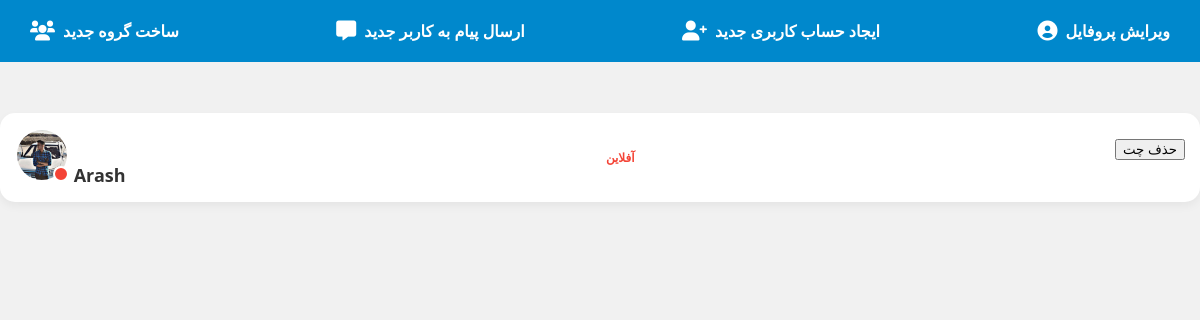
The app's page / (signed in) with its own data.
### lovegram/models.py (models this page shows, shortened)
class Chat(models.Model):
    name = models.CharField(max_length=255, blank=True, null=True)
    participants = models.ManyToManyField(User, related_name='chats')
    is_group = models.BooleanField(default=False)

class Profile(models.Model):
    user = models.OneToOneField(User, on_delete=models.CASCADE, related_name="profile")
    bio = models.TextField(blank=True, null=True)
    avatar = models.ImageField(upload_to="profile_pics/", blank=True, null=True)

class User(AbstractUser):
    phone_number = models.CharField(max_length=15, unique=True, verbose_name="شماره تلفن")
    is_verified = models.BooleanField(default=False, verbose_name="تأیید شده")
    is_online = models.BooleanField(default=False)
    last_activity = models.DateTimeField(null=True, blank=True)
    class Meta:
        verbose_name = "User"
        verbose_name_plural = "Users"

### lovegram/views.py (the view)
# urls.py: path('', chat_list, name='chat_list'),
def chat_list(request):
    if not request.user.is_authenticated:
        return redirect('login')
    request.user.last_activity = now()
    request.user.save()
    chats = Chat.objects.filter(participants=request.user).prefetch_related('messages')
    chats = chats.annotate(last_message_time=Max('messages__timestamp'))
    online_threshold = now() - timedelta(minutes=5)
    for chat in chats:
        if not chat.is_group:
            chat.other_participant = chat.participants.exclude(id=request.user.id).first()
            if chat.other_participant:
                chat.other_participant.is_online = chat.other_participant.last_activity and chat.other_participant.last_activity > online_threshold
    if request.method == 'POST':
        form = ChatForm(request.POST)
        if form.is_valid():
            chat = form.save(commit=False)
            chat.is_group = False
            chat.save()
            chat.participants.add(request.user)
            return redirect('chat_list')
    else:
        form = ChatForm()
    context = {
        'chats': chats,
        'form': form,
    }
    return render(request, 'chat_list.html', context)

### lovegram/templates/chat_list.html (shortened to what this page needs)
{% load static %}
<head>
    <link rel="stylesheet" href="https://cdnjs.cloudflare.com/ajax/libs/font-awesome/6.0.0-beta3/css/all.min.css">
</head>
<div class="top-nav">
    <a href="{% url 'create_group' %}" class="nav-link">
        <i class="fas fa-users icon"></i> ساخت گروه جدید
    </a>
    <a href="{% url 'find_user_and_create_chat' %}" class="nav-link">
        <i class="fas fa-comment-alt icon"></i> ارسال پیام به کاربر جدید
    </a>
    <a href="{% url 'register' %}" class="nav-link">
        <i class="fas fa-user-plus icon"></i>  ایجاد حساب کاربری جدید
    </a>
    <a href="{% url 'create_edit_profile' %}" class="nav-link">
        <i class="fas fa-user-circle icon"></i> ویرایش پروفایل
    </a>
</div>
<h2>چت‌های شما:</h2>
<ul class="chat-list">
    {% for chat in chats %}
        <li class="chat-item" id="chat-{{ chat.id }}">
            <a href="{% url 'chat_detail' chat.id %}" class="chat-link">
                <div class="chat-info">
                    {% if chat.is_group %}
                        <span class="chat-name">{{ chat.name }} <span class="group-tag">(گروه)</span></span>
                    {% else %}
                        <div class="chat-participant">
                            <div class="profile-picture-container">
                                {% if chat.other_participant.profile.avatar %}
                                    <img src="{{ chat.other_participant.profile.avatar.url }}" alt="Profile" class="profile-picture">
                                {% else %}
                                    <img src="{% static 'default-avatar.png' %}" alt="Default Profile" class="profile-picture">
                                {% endif %}
                                <span class="status-indicator {% if chat.other_participant.is_online %}online{% else %}offline{% endif %}"></span>
                            </div>
                            <span>{{ chat.other_participant.username|default:"کاربر یافت نشد" }}</span>
                        </div>
                    {% endif %}
                </div>
            </a>
            {% if chat.other_participant %}
                <span class="status">
                    {% if chat.other_participant.is_online %}
                        <span class="online-status">آنلاین</span>
                    {% else %}
                        <span class="offline-status">آفلاین</span>
                    {% endif %}
                </span>
            {% endif %}
            <form action="{% url 'delete_chat' chat.id %}" method="POST" style="display:inline;">
                <button type="submit" class="danger-link" onclick="return confirm('آیا مطمئن هستید که می‌خواهید این چت را حذف کنید؟')">حذف چت</button>
            </form>
        </li>
    {% empty %}
        <li class="no-chats">هیچ چتی برای شما وجود ندارد.</li>
    {% endfor %}
</ul>

### lovegram/templates/chat_list.html (style rules this page uses)
.top-nav { display: flex; justify-content: space-between; align-items: center; background-color: #0088cc; padding: 10px 15px; position: fixed; top: 0; left: 0; right: 0; z-index: 10; flex-wrap: wrap; }
.nav-link { color: white; text-decoration: none; font-size: 16px; font-weight: bold; padding: 10px 15px; border-radius: 5px; transition: background-color 0.3s ease; display: flex; align-items: center; }
.icon { font-size: 20px; margin-right: 8px; }
.chat-list { list-style-type: none; padding: 0; margin-top: 80px; }
.chat-item { background-color: #ffffff; border-radius: 15px; padding: 15px; margin-bottom: 12px; box-shadow: 0 4px 10px rgba(0, 0, 0, 0.05); display: flex; justify-content: space-between; align-items: center; transition: all 0.3s ease; }
.profile-picture-container { position: relative; display: inline-block; }
.profile-picture { width: 50px; height: 50px; border-radius: 50%; object-fit: cover; border: 2px solid #fff; }
.status-indicator { position: absolute; bottom: 0; right: 0; width: 12px; height: 12px; border-radius: 50%; border: 2px solid #fff; }
.status-indicator.offline { background-color: #f44336; }
.chat-link { display: block; color: #333; font-size: 18px; text-decoration: none; font-weight: bold; max-width: 70%; overflow: hidden; text-overflow: ellipsis; white-space: nowrap; }
.chat-info { display: flex; justify-content: space-between; align-items: center; width: 100%; }
.status { font-size: 12px; color: #777; }
.offline-status { color: #f44336; font-weight: bold; }

### records on screen
Chat: other_participant.profile.avatar (picture), other_participant.username "Arash", shows "آفلاین"
